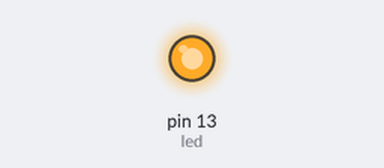
This sketch was run on a simulated Arduino Uno, built with avr-gcc and run on an emulated ATmega328P. Parts: output pins drawn as LEDs (lit = HIGH).

Above: at 0.5 s.
At 45.9 s:
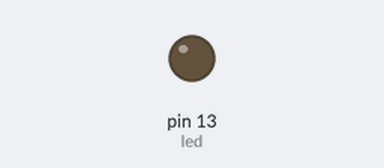
Timing chart, 0 to 48.4 s (numbered marks = the images above):
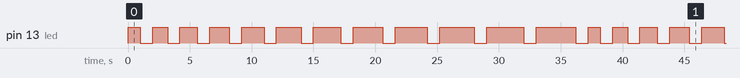

The sketch:

Ch_6_4_blink_with_if_else.ino
```cpp
/*
  blink_with_if_else

  Copy and past into the Arduino IDE
  name the program blink_with_if_else

  Starts by turning on an LED on for onTime = onesecond, then off for one second
  Each time through the loop, onTime is increased 1/5 of a second,
  until onTime > 3 seconds, then reset to one second

  Introduces the concept of an else statement where one block of code executes
  if the if(test) is true and a different block of code executes if the
  if(test) is false
 */
//  ------------------------------------------------------------------------------------
int  led = 13;             // Pin 13 has an LED

int  onTime = 1000;        // initial value of time to stay ON
int  offTime = 1000;       // value of time to stay OFF
int  increaseTime = 200;   // increase onTime by 200 ms each time through the loop

//  ------------------------------------------------------------------------------------
void setup() {
  // initialize the digital pin as an output.
  pinMode(led, OUTPUT);
}
//  ------------------------------------------------------------------------------------
void loop() {
  digitalWrite(led, HIGH);           // turn the LED on (HIGH is the voltage level)
  delay(onTime);                     // wait for onTime ms
  digitalWrite(led, LOW);            // turn the LED off by making the voltage LOW
  delay(offTime);                    // wait for offTime ms

  if(onTime > 3000)  onTime = 1000;
  else               onTime = onTime + increaseTime;
}
```

Measured:
- by itself, pin 13 (led): moves between LOW and HIGH, repeating every 37.2 s
- by itself, everything shown: repeats every 37.2 s, in 24 steps
